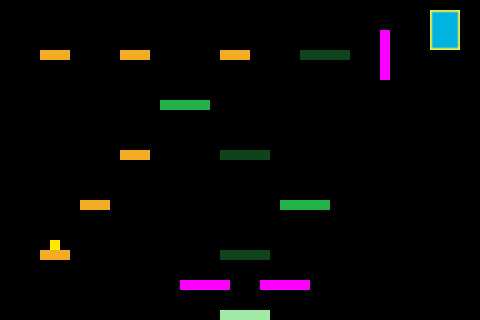

Rendered tile map (Tiled .tmx) drawn with the repository's tilesets; below, a short description and the map source with its tile grids summarised:
An orthogonal 48x32 tile map with 10x10 px tiles, 3 tile layers (Tile Layer 3, Tile Layer 2, Tile Layer 1).

<map version="1.0" orientation="orthogonal" width="48" height="32" tilewidth="10" tileheight="10">
 <tileset firstgid="1" name="ShiftBeta" tilewidth="10" tileheight="10">
  <image source="../../Pictures/Tiled Terrain Maps/ShiftBeta.png" width="100" height="100" />
 </tileset>
 <layer name="Tile Layer 3" width="48" height="32" opacity="0.38">
  <data>[1536 cells, 25 non-empty, 1 distinct tile ids]</data>
 </layer>
 <layer name="Tile Layer 2" width="48" height="32">
  <data>[1536 cells, 10 non-empty, 1 distinct tile ids]</data>
 </layer>
 <layer name="Tile Layer 1" width="48" height="32">
  <data>[1536 cells, 56 non-empty, 17 distinct tile ids]</data>
 </layer>
</map>
